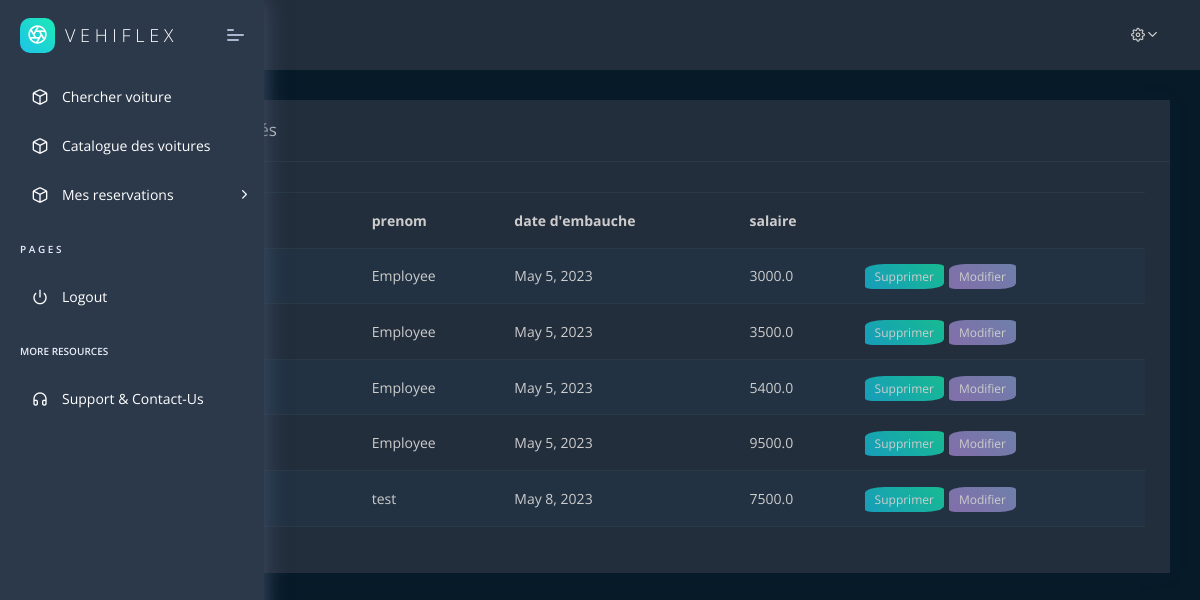
The app's page /employés (signed in) with its own data.
### lcvoitures/models.py (models this page shows, shortened)
class employe(models.Model):
    user = models.OneToOneField(User, on_delete=models.CASCADE,related_name='employee',null=True)
    salaire = models.FloatField(max_length=2, null=False)
    date_embauche = models.DateField(default=datetime.date.today())
    situation = models.CharField(max_length=10,default="en cours")

### apps/home/views.py (the view)
# urls.py: re_path(r'^.*\.*', views.pages, name='pages'),
@login_required(login_url="/login/")
def pages(request):
    context = {}
    try:
        load_template = request.path.split('/')[-1]
        if load_template == 'admin':
            return HttpResponseRedirect(reverse('admin:index'))
        context['segment'] = load_template
        html_template = loader.get_template('home/' + load_template)
        return HttpResponse(html_template.render(context, request))
    except template.TemplateDoesNotExist:
        html_template = loader.get_template('home/page-404.html')
        return HttpResponse(html_template.render(context, request))
    except:
        html_template = loader.get_template('home/page-500.html')
        return HttpResponse(html_template.render(context, request))

### apps/context_processors.py (called while the page is built)
def cfg_assets_root(request):
    return { 'ASSETS_ROOT' : settings.ASSETS_ROOT }

### lcvoitures/views.py (called while the page is built)
@login_required()
def indexEmploye(request):
    employes=employe.objects.raw("SELECT * from lcvoitures_employe left join auth_user on lcvoitures_employe.user_id = auth_user.id")
    return render(request, 'employe/index.html', {'employees': employes})

### apps/templates/employe/index.html (shortened to what this page needs)
{% extends "layouts/base.html" %}
{% block content %}
<div class="pcoded-main-container">
    <div class="pcoded-wrapper">
    <div class="pcoded-content">
      <div class="pcoded-inner-content">
          <div class="main-body">
              <div class="page-wrapper">
                  <div class="row">
        <div class="col-xl-12">
                        <div class="card">
                            <div class="card-header">
                                <h5>tous les employés</h5>
                            </div>
                            <div class="card-block table-border-style">
                                <div class="table-responsive">
                                    <table class="table table-striped">
                                        <thead>
                                            <tr>
                                                <th>nom</th>
                                                <th>prenom</th>
                                                <th>date d'embauche</th>
                                                <th>salaire</th>
                                                <th></th>
                                            </tr>
                                        </thead>
                                        <tbody>
                                        {% for emp in employees  %}
                                            <tr>
                                                <td>{{emp.user.first_name}}</td>
                                                <td>{{emp.user.last_name}}</td>
                                                <td>{{emp.date_embauche}}</td>
                                                <td>{{emp.salaire}}</td>
                                                 <td><a style="border-radius:25% 10%;" href="{% url 'supprimerEmploye' emp.id %}" class="label theme-bg text-white f-12">Supprimer</a><a style="border-radius:25% 10%;" href="{% url 'modifierEmploye' emp.id  %}" class="label theme-bg2 text-white f-12">Modifier</a></td>
                                            </tr>
                                         {%endfor%}
                                        </tbody>
                                    </table>
                                </div>
                            </div>
                        </div>
                    </div>
                </div>
            </div>
        </div>
    </div>
</div>
    </div>
                    </div>{% endblock content %}

### apps/static/assets/css/dark.css (style rules this page uses)
body.dark { background-color: #082032; color: white !important; }
body.dark h1, body.dark h2, body.dark h3, body.dark h4, body.dark h5, body.dark h6 { color: white !important; }
body.dark .card .card-block, body.dark .card .card-body, body.dark .card { background-color: #2C394B; color: white !important; }
body.dark .card .card-header { background-color: #2C394B; border-bottom: 1px solid #334756; }
body.dark .table thead th { border-top: 1px solid #334756; }
body.dark .table td, body.dark .table th { border-bottom: 1px solid #334756; }

### records on screen
employe: user.last_name "Employee", date_embauche "May 5, 2023", salaire "3000.0"
employe: user.last_name "Employee", date_embauche "May 5, 2023", salaire "3500.0"
employe: user.last_name "Employee", date_embauche "May 5, 2023", salaire "5400.0"
employe: user.last_name "Employee", date_embauche "May 5, 2023", salaire "9500.0"
employe: user.last_name "test", date_embauche "May 8, 2023", salaire "7500.0"
